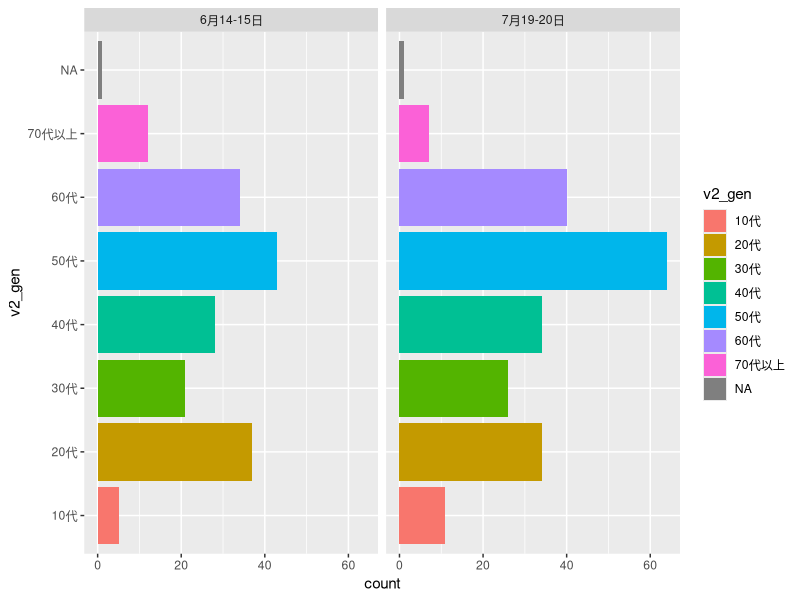
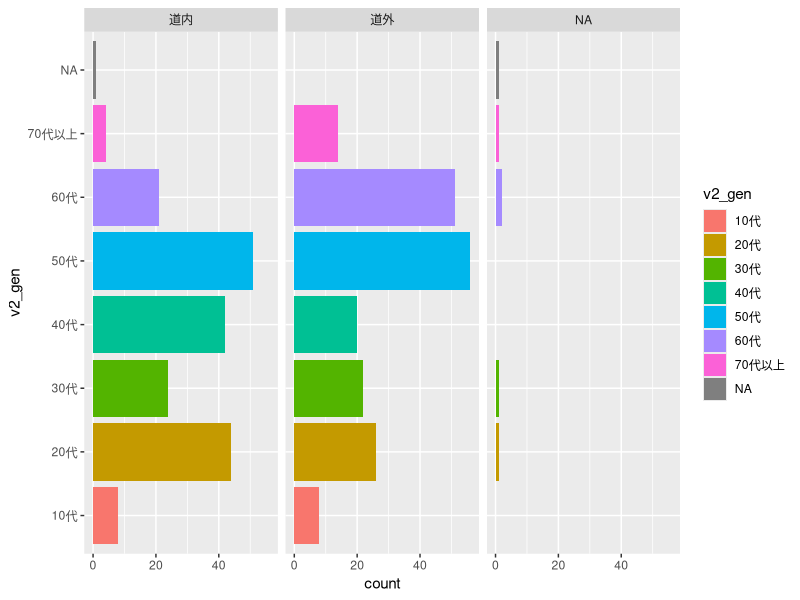
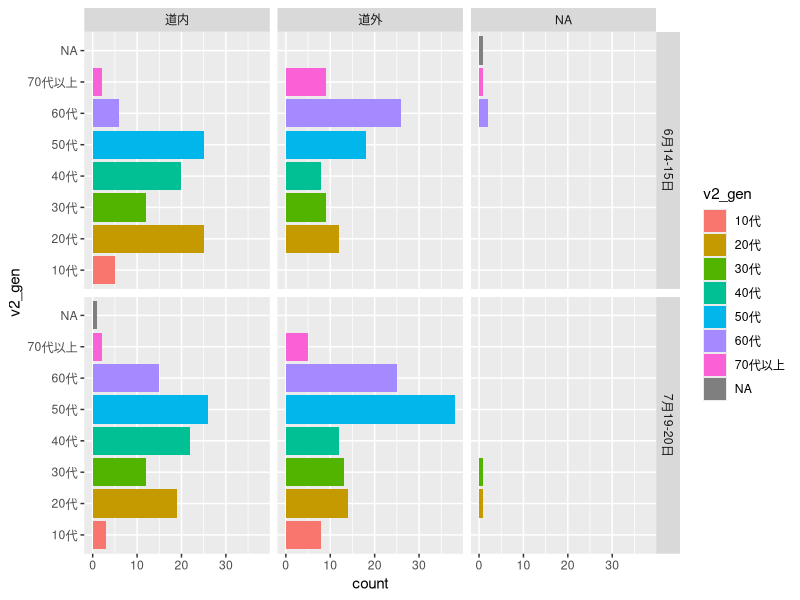
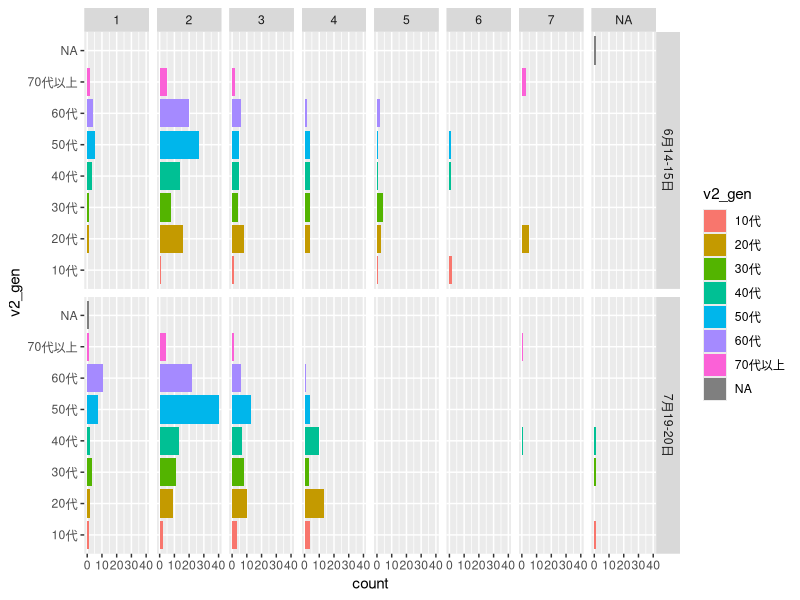
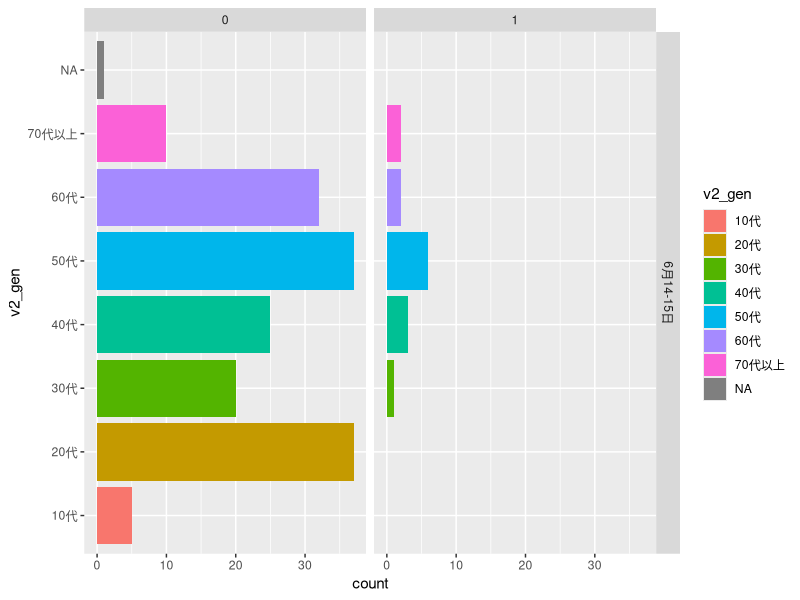
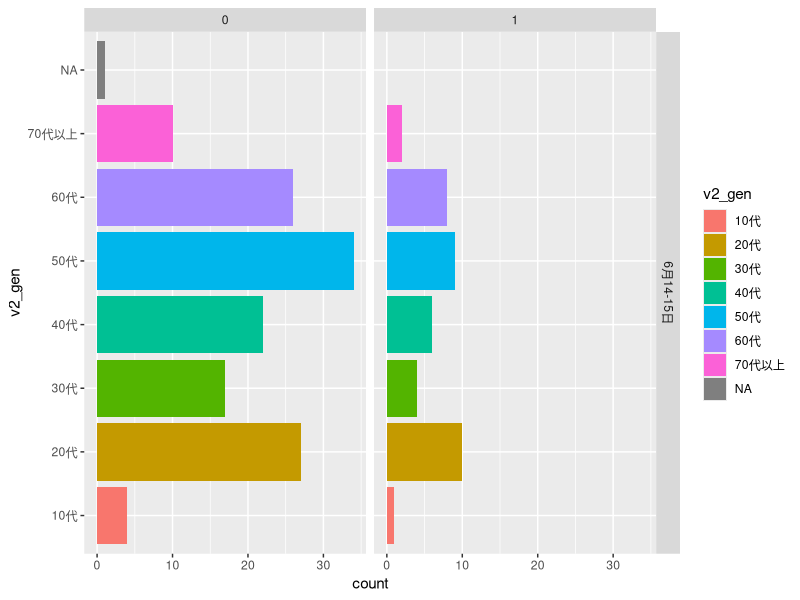
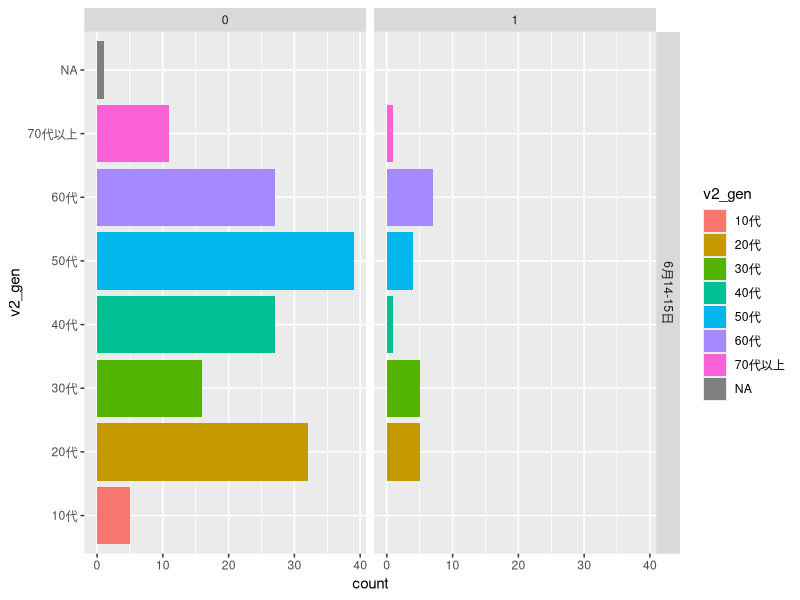
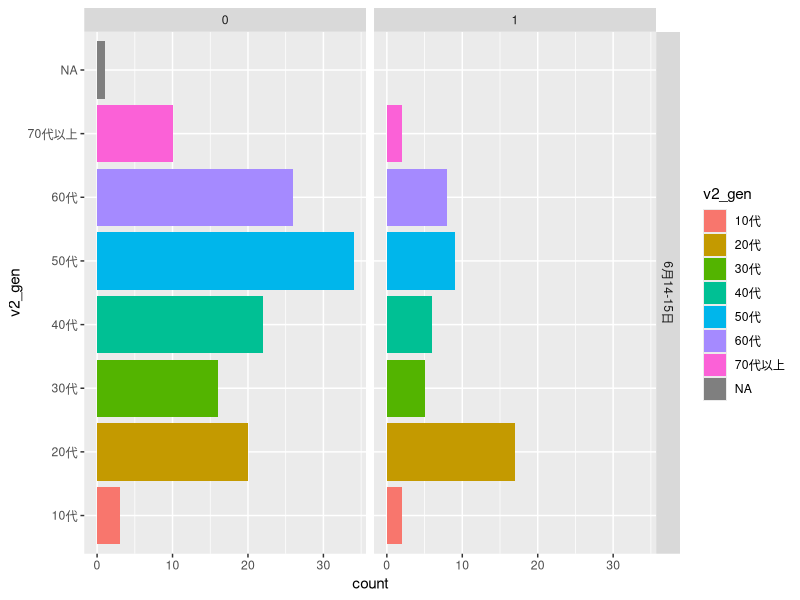

Generate these figures, in order, with R:
## ---- chunk 1
#| include: false

library(tidyverse)
library(patchwork)
## ---- chunk 2
#| include: false

df <- read_csv("kaminoko2025_all.csv")


## ---- chunk 3
# 変数名を間違って入力していたので修正。
df <- df |> 
  rename_with(~ gsub("^q12", "v12", .x)) 

df <- df |> 
  rename_with(~ gsub("^q14", "v14", .x)) 

# 北海道内（外）と道内（外）が混じっていたので道内（外）に統一
df <- df |> 
  mutate(
    v3_hokkaido = case_when(
      v3_hokkaido == "北海道内" ~ "道内",
      v3_hokkaido == "北海道外" ~ "道外",
      TRUE ~ v3_hokkaido
    )
  )

# 日付をファクタ化してレベル設定
df <- df |> 
  mutate(
    date = factor(date, levels = c("6月8日", "6月14-15日", "7月19-20日"))
  )

# 1,2のままだと使いにくいので、カテゴリー名をかえる。
df <- df |> 
  mutate(
    v13_citizen_consumer = case_when(
      v13_citizen_consumer == 1 ~ "市民選好",
      v13_citizen_consumer == 2 ~ "消費者選好",
      TRUE ~ NA_character_
    )
  )
## ---- chunk 4
df |> 
  ggplot(aes(y = v2_gen, fill = v2_gen)) +
  geom_bar() +
  facet_wrap(~date)
## ---- chunk 5
df |> 
  ggplot(aes(y = v2_gen, fill = v2_gen)) +
  geom_bar() +
  facet_wrap(~v3_hokkaido)
## ---- chunk 6
df |> 
  ggplot(aes(y = v2_gen, fill = v2_gen)) +
  geom_bar() +
  facet_grid(date~v3_hokkaido)
## ---- chunk 7
df |> 
  ggplot(aes(y = v2_gen, fill = v2_gen)) +
  geom_bar() +
  facet_grid(date~v5_companions_cnt)
## ---- chunk 8
df |> 
  filter(!is.na(v7_web)) |> 
  ggplot(aes(y = v2_gen, fill = v2_gen)) +
  geom_bar() +
  facet_grid(date~v7_web)
## ---- chunk 9
df |> 
  filter(!is.na(v7_web_reviews)) |> 
  ggplot(aes(y = v2_gen, fill = v2_gen)) +
  geom_bar() +
  facet_grid(date~v7_web_reviews)
## ---- chunk 10
df |> 
  filter(!is.na(v7_magazine)) |> 
  ggplot(aes(y = v2_gen, fill = v2_gen)) +
  geom_bar() +
  facet_grid(date~v7_magazine)
## ---- chunk 11
df |> 
  filter(!is.na(v7_companion_suggestion)) |> 
  ggplot(aes(y = v2_gen, fill = v2_gen)) +
  geom_bar() +
  facet_grid(date~v7_companion_suggestion)
## ---- chunk 12
df |> 
  filter(!is.na(v7_non_companion_info)) |> 
  ggplot(aes(y = v2_gen, fill = v2_gen)) +
  geom_bar() +
  facet_grid(date~v7_non_companion_info)
## ---- chunk 13
df |> 
  filter(!is.na(v2_gen)) |> 
  group_by(v2_gen) |> 
  summarise(
    web = sum(v7_web, na.rm = TRUE),
    other_web = sum(v7_other_web, na.rm = TRUE),
    web_reviews = sum(v7_web_reviews, na.rm = TRUE),
    tv = sum(v7_tv, na.rm = TRUE),
    travel_agency = sum(v7_travel_agency, na.rm = TRUE),
    magazine = sum(v7_magazine, na.rm = TRUE),
    companion_suggestion = sum(v7_companion_suggestion, na.rm = TRUE),
    non_companion_info = sum(v7_non_companion_info, na.rm = TRUE),
    .groups = "drop"
  ) |> 
  pivot_longer(
    -v2_gen,
    names_to = "choice",
    values_to = "count"
  ) |> 
  ggplot(aes(x = count, y = choice)) +
  geom_col() +
  facet_wrap(~v2_gen)
## ---- chunk 14
df |> 
  filter(!is.na(v5_companions_cnt)) |> 
  group_by(v5_companions_cnt) |> 
  summarise(
    web = sum(v7_web, na.rm = TRUE),
    other_web = sum(v7_other_web, na.rm = TRUE),
    web_reviews = sum(v7_web_reviews, na.rm = TRUE),
    tv = sum(v7_tv, na.rm = TRUE),
    travel_agency = sum(v7_travel_agency, na.rm = TRUE),
    magazine = sum(v7_magazine, na.rm = TRUE),
    companion_suggestion = sum(v7_companion_suggestion, na.rm = TRUE),
    non_companion_info = sum(v7_non_companion_info, na.rm = TRUE),
    .groups = "drop"
  ) |> 
  pivot_longer(
    -v5_companions_cnt,
    names_to = "choice",
    values_to = "count"
  ) |> 
  ggplot(aes(x = count, y = choice)) +
  geom_col() +
  facet_wrap(~v5_companions_cnt)
## ---- chunk 15
bid1_df <- df |> 
  filter(!is.na(v14_bid1)) |> 
  group_by(v14_bid1_wtp) |> 
  summarise(
    yes_rate = mean(v14_bid1 == "支払う"),
    n = n(),
    yes_n = round(n * yes_rate)
  )



df_plot <- tibble::tibble(
  bid1 = 500,
  stage = c("bid1", "bid2", "bid2"),
  branch = c("all", "yes", "no"),   # ← ここが重要
  bid = c(500, 1000, 300),
  yes_rate = c(0.75, 0.60, 0.70),
  n = c(51, 30, 21)
)


df_arrow <- df_plot |>
  filter(stage == "bid2") |>
  left_join(
    df_plot |> filter(stage == "bid1"),
    by = "bid1",
    suffix = c("_to", "_from")
  )


ggplot() +
  geom_segment(
    data = df_arrow,
    aes(
      x = bid_from,
      y = yes_rate_from,
      xend = bid_to,
      yend = yes_rate_to,
      linetype = NULL
    ),
    arrow = arrow(length = unit(0.2, "cm")),
    alpha = 0.7
  ) +
  geom_point(
    data = df_plot,
    aes(x = bid, y = yes_rate, size = n),
    shape = 21, fill = "white"
  ) +
  scale_y_continuous(labels = scales::percent) +
  scale_size_continuous(range = c(3, 8)) +
  scale_linetype_manual(
    values = c(yes = "solid", no = "dashed")
  ) +
  labs(
    x = "提示額（円）",
    y = "Yes率",
    linetype = "初回回答",
    size = "回答者数"
  )
